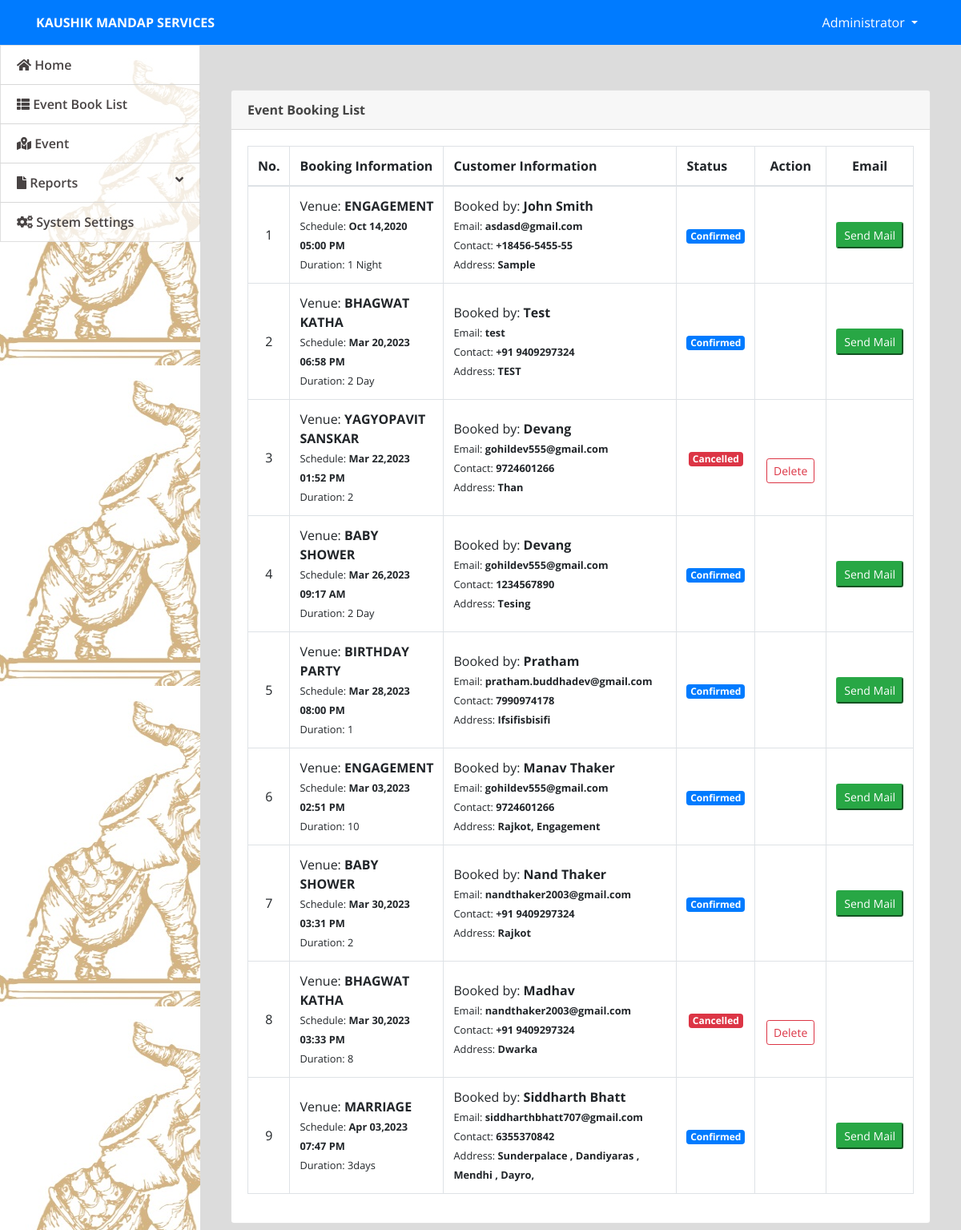
The page /admin/index.php?page=venue_report (signed in) on the database its author committed.
### tables this page shows
CREATE TABLE `venue_booking` (
  `id` int(30) NOT NULL,
  `name` text NOT NULL,
  `address` text NOT NULL,
  `email` varchar(100) NOT NULL,
  `contact` varchar(100) NOT NULL,
  `venue_id` int(30) NOT NULL,
  `duration` varchar(100) NOT NULL,
  `datetime` datetime NOT NULL,
  `status` tinyint(1) NOT NULL DEFAULT 0 COMMENT '0-for verification,1=confirmed,2=canceled'
);

CREATE TABLE `venue` (
  `id` int(30) NOT NULL,
  `venue` text NOT NULL,
  `description` text NOT NULL,
  `contact` varchar(25) NOT NULL
);

### admin/venue_report.php (the view, shortened to what this page needs)
<?php include('db_connect.php');?>
<div class="container-fluid">
	<div class="col-lg-12">
		<div class="row">
			<div class="col-md-12">
				<div class="card">
					<div class="card-header">
						<b>Event Booking List</b>
					</div>
					<div class="card-body">
						<table class="table table-bordered table-condensed table-hover">
							<thead>
								<tr>
									<th class="text-center">No.</th>
									<th class="">Booking Information</th>
									<th class="">Customer Information</th>
									<th class="">Status</th>
									<th class="text-center">Action</th>
									<th class="text-center">Email</th>
								</tr>
							</thead>
							<tbody>
								<?php
								$i = 1;
								$booking = $conn->query("SELECT b.*,v.venue from venue_booking b inner join venue v on v.id = b.venue_id");
								while($row=$booking->fetch_assoc()):
								?>
								<tr>
									<td class="text-center"><?php echo $i++ ?></td>
									<td class="">
										 <p>Venue: <b><?php echo ucwords($row['venue']) ?></b></p>
										 <p><small>Schedule: <b><?php echo date("M d,Y h:i A",strtotime($row['datetime'])) ?></b></small></p>
										 <p><small>Duration: <?php echo ucwords($row['duration']) ?></small></p>
									</td>
									<td class="">
										 <p>Booked by: <b><?php echo  ucwords($row['name']) ?></b></p>
										 <p><small>Email: <b><?php echo  $row['email'] ?></b></small></p>
										 <p><small>Contact: <b><?php echo  ucwords($row['contact']) ?></b></small></p>
										 <p><small>Address: <b><?php echo  ucwords($row['address']) ?></b></small></p>
									</td>
									<td class="text-center">
										 <?php if($row['status'] == 0): ?>
										 	<span class="badge badge-secondary">For Verification</span>
										 <?php elseif($row['status'] == 1): ?>
										 	<span class="badge badge-primary">Confirmed</span>
										<?php elseif($row['status'] == 2): ?>
										 	<span class="badge badge-danger">Cancelled</span>
										 <?php endif; ?>
									</td>
									<td class="text-center">
										<label for="" class="control-label">&nbsp;</label>
										<?php if($row['status'] == 1){ ?>
					            <form method="post" action="./invoice.php">
					            	 <td>
										<input type="submit" class="btn-success btn-sm btn-block col-sm-12" name="submit" id="email" value='Send Mail' />
									</td>
					            	</form>
					            	<?php } ?>
										<?php if(in_array($row['status'],array(0,2))): ?>
										<button class="btn btn-sm btn-outline-danger delete_book" type="button" data-id="<?php echo $row['id'] ?>">Delete</button>
										 <?php endif; ?>
									</td>
								</tr>
								<?php endwhile; ?>
							</tbody>
						</table>
					</div>
				</div>
			</div>
		</div>
	</div>
</div>

### admin/assets/css/style.css (style rules this page uses)
body { font-family: "Open Sans", sans-serif; color: #444444; width: 100%; height: calc(100%); }

### admin/index.php (style rules this page uses)
body { background: #80808045; }

### admin/venue_report.php (style rules this page uses)
td { vertical-align: middle !important; }
td p { margin: unset }

### rows shown on the page
venue_booking: venue.venue "ENGAGEMENT", datetime "Oct 14,2020 05:00 PM", duration "1 Night", name "John Smith", email "asdasd@gmail.com", contact "+18456-5455-55", address "Sample", status "Confirmed"
venue_booking: venue.venue "BHAGWAT KATHA", datetime "Mar 20,2023 06:58 PM", duration "2 Day", name "Test", email "test", contact "+91 9409297324", address "TEST", status "Confirmed"
venue_booking: venue.venue "YAGYOPAVIT SANSKAR", datetime "Mar 22,2023 01:52 PM", duration "2", name "Devang", email "gohildev555@gmail.com", contact "9724601266", address "Than", status "Cancelled"
venue_booking: venue.venue "BABY SHOWER", datetime "Mar 26,2023 09:17 AM", duration "2 Day", name "Devang", email "gohildev555@gmail.com", contact "1234567890", address "Tesing", status "Confirmed"
venue_booking: venue.venue "BIRTHDAY PARTY", datetime "Mar 28,2023 08:00 PM", duration "1", name "Pratham", email "pratham.buddhadev@gmail.com", contact "7990974178", address "Ifsifisbisifi", status "Confirmed"
venue_booking: venue.venue "ENGAGEMENT", datetime "Mar 03,2023 02:51 PM", duration "10", name "Manav Thaker", email "gohildev555@gmail.com", contact "9724601266", address "Rajkot, Engagement", status "Confirmed"
venue_booking: venue.venue "BABY SHOWER", datetime "Mar 30,2023 03:31 PM", duration "2", name "Nand Thaker", email "nandthaker2003@gmail.com", contact "+91 9409297324", address "Rajkot", status "Confirmed"
venue_booking: venue.venue "BHAGWAT KATHA", datetime "Mar 30,2023 03:33 PM", duration "8", name "Madhav", email "nandthaker2003@gmail.com", contact "+91 9409297324", address "Dwarka", status "Cancelled"
venue_booking: venue.venue "MARRIAGE", datetime "Apr 03,2023 07:47 PM", duration "3days", name "Siddharth Bhatt", email "siddharthbhatt707@gmail.com", contact "6355370842", address "Sunderpalace , Dandiyaras , Mendhi , Dayro,", status "Confirmed"

### other values the page prints
$_SESSION['system']['name'] "KAUSHIK MANDAP SERVICES"
$_SESSION['login_name'] "Administrator"
